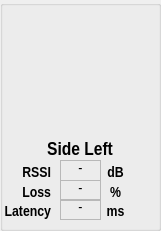
  <widget class="QGroupBox" name="Gr_SL">
   <property name="geometry">
    <rect>
     <x>20</x>
     <y>400</y>
     <width>161</width>
     <height>231</height>
    </rect>
   </property>
   <property name="title">
    <string/>
   </property>
   <widget class="QLabel" name="label_34">
    <property name="enabled">
     <bool>true</bool>
    </property>
    <property name="geometry">
     <rect>
      <x>60</x>
      <y>180</y>
      <width>41</width>
      <height>21</height>
     </rect>
    </property>
    <property name="sizePolicy">
     <sizepolicy hsizetype="Fixed" vsizetype="Fixed">
      <horstretch>0</horstretch>
      <verstretch>0</verstretch>
     </sizepolicy>
    </property>
    <property name="font">
     <font>
      <family>Arial Narrow</family>
      <pointsize>11</pointsize>
      <weight>50</weight>
      <bold>false</bold>
      <underline>false</underline>
      <strikeout>false</strikeout>
     </font>
    </property>
    <property name="frameShape">
     <enum>QFrame::StyledPanel</enum>
    </property>
    <property name="frameShadow">
     <enum>QFrame::Sunken</enum>
    </property>
    <property name="lineWidth">
     <number>1</number>
    </property>
    <property name="text">
     <string>-</string>
    </property>
    <property name="textFormat">
     <enum>Qt::AutoText</enum>
    </property>
    <property name="alignment">
     <set>Qt::AlignBottom|Qt::AlignHCenter</set>
    </property>
    <property name="textInteractionFlags">
     <set>Qt::NoTextInteraction</set>
    </property>
   </widget>
   <widget class="QLabel" name="label_35">
    <property name="enabled">
     <bool>true</bool>
    </property>
    <property name="geometry">
     <rect>
      <x>100</x>
      <y>181</y>
      <width>31</width>
      <height>20</height>
     </rect>
    </property>
    <property name="sizePolicy">
     <sizepolicy hsizetype="Fixed" vsizetype="Fixed">
      <horstretch>0</horstretch>
      <verstretch>0</verstretch>
     </sizepolicy>
    </property>
    <property name="font">
     <font>
      <family>Arial Narrow</family>
      <pointsize>11</pointsize>
      <weight>75</weight>
      <bold>true</bold>
     </font>
    </property>
    <property name="text">
     <string>%</string>
    </property>
    <property name="textFormat">
     <enum>Qt::AutoText</enum>
    </property>
    <property name="alignment">
     <set>Qt::AlignBottom|Qt::AlignHCenter</set>
    </property>
    <property name="textInteractionFlags">
     <set>Qt::NoTextInteraction</set>
    </property>
   </widget>
   <widget class="QLabel" name="label_36">
    <property name="enabled">
     <bool>true</bool>
    </property>
    <property name="geometry">
     <rect>
      <x>30</x>
      <y>139</y>
      <width>100</width>
      <height>20</height>
     </rect>
    </property>
    <property name="sizePolicy">
     <sizepolicy hsizetype="Fixed" vsizetype="Fixed">
      <horstretch>0</horstretch>
      <verstretch>0</verstretch>
     </sizepolicy>
    </property>
    <property name="font">
     <font>
      <family>Arial Narrow</family>
      <pointsize>14</pointsize>
      <weight>75</weight>
      <bold>true</bold>
     </font>
    </property>
    <property name="text">
     <string>Side Left</string>
    </property>
    <property name="textFormat">
     <enum>Qt::AutoText</enum>
    </property>
    <property name="alignment">
     <set>Qt::AlignBottom|Qt::AlignHCenter</set>
    </property>
    <property name="textInteractionFlags">
     <set>Qt::NoTextInteraction</set>
    </property>
   </widget>
   <widget class="QLabel" name="label_37">
    <property name="enabled">
     <bool>true</bool>
    </property>
    <property name="geometry">
     <rect>
      <x>60</x>
      <y>160</y>
      <width>41</width>
      <height>21</height>
     </rect>
    </property>
    <property name="sizePolicy">
     <sizepolicy hsizetype="Fixed" vsizetype="Fixed">
      <horstretch>0</horstretch>
      <verstretch>0</verstretch>
     </sizepolicy>
    </property>
    <property name="font">
     <font>
      <family>Arial Narrow</family>
      <pointsize>11</pointsize>
      <weight>50</weight>
      <bold>false</bold>
      <underline>false</underline>
      <strikeout>false</strikeout>
     </font>
    </property>
    <property name="frameShape">
     <enum>QFrame::StyledPanel</enum>
    </property>
    <property name="frameShadow">
     <enum>QFrame::Sunken</enum>
    </property>
    <property name="lineWidth">
     <number>1</number>
    </property>
    <property name="text">
     <string>-</string>
    </property>
    <property name="textFormat">
     <enum>Qt::AutoText</enum>
    </property>
    <property name="alignment">
     <set>Qt::AlignBottom|Qt::AlignHCenter</set>
    </property>
    <property name="textInteractionFlags">
     <set>Qt::NoTextInteraction</set>
    </property>
   </widget>
   <widget class="QLabel" name="label_38">
    <property name="enabled">
     <bool>true</bool>
    </property>
    <property name="geometry">
     <rect>
      <x>0</x>
      <y>180</y>
      <width>51</width>
      <height>21</height>
     </rect>
    </property>
    <property name="sizePolicy">
     <sizepolicy hsizetype="Fixed" vsizetype="Fixed">
      <horstretch>0</horstretch>
      <verstretch>0</verstretch>
     </sizepolicy>
    </property>
    <property name="font">
     <font>
      <family>Arial Narrow</family>
      <pointsize>11</pointsize>
      <weight>75</weight>
      <bold>true</bold>
     </font>
    </property>
    <property name="text">
     <string>Loss</string>
    </property>
    <property name="textFormat">
     <enum>Qt::AutoText</enum>
    </property>
    <property name="alignment">
     <set>Qt::AlignBottom|Qt::AlignRight|Qt::AlignTrailing</set>
    </property>
    <property name="textInteractionFlags">
     <set>Qt::NoTextInteraction</set>
    </property>
   </widget>
   <widget class="QLabel" name="Woofer_5">
    <property name="enabled">
     <bool>true</bool>
    </property>
    <property name="geometry">
     <rect>
      <x>50</x>
      <y>39</y>
      <width>61</width>
      <height>101</height>
     </rect>
    </property>
    <property name="sizePolicy">
     <sizepolicy hsizetype="Fixed" vsizetype="Fixed">
      <horstretch>0</horstretch>
      <verstretch>0</verstretch>
     </sizepolicy>
    </property>
    <property name="textFormat">
     <enum>Qt::AutoText</enum>
    </property>
    <property name="pixmap">
     <pixmap resource="resource/resource.qrc">:/Image/WK7VI_Cut.jpg</pixmap>
    </property>
    <property name="scaledContents">
     <bool>true</bool>
    </property>
    <property name="wordWrap">
     <bool>false</bool>
    </property>
    <property name="textInteractionFlags">
     <set>Qt::NoTextInteraction</set>
    </property>
   </widget>
   <widget class="QLabel" name="label_39">
    <property name="enabled">
     <bool>true</bool>
    </property>
    <property name="geometry">
     <rect>
      <x>60</x>
      <y>9</y>
      <width>41</width>
      <height>31</height>
     </rect>
    </property>
    <property name="sizePolicy">
     <sizepolicy hsizetype="Fixed" vsizetype="Fixed">
      <horstretch>0</horstretch>
      <verstretch>0</verstretch>
     </sizepolicy>
    </property>
    <property name="text">
     <string/>
    </property>
    <property name="pixmap">
     <pixmap resource="resource/resource.qrc">:/Image/WirelessMark.jpg</pixmap>
    </property>
    <property name="scaledContents">
     <bool>true</bool>
    </property>
   </widget>
   <widget class="QLabel" name="label_40">
    <property name="enabled">
     <bool>true</bool>
    </property>
    <property name="geometry">
     <rect>
      <x>100</x>
      <y>160</y>
      <width>31</width>
      <height>21</height>
     </rect>
    </property>
    <property name="sizePolicy">
     <sizepolicy hsizetype="Fixed" vsizetype="Fixed">
      <horstretch>0</horstretch>
      <verstretch>0</verstretch>
     </sizepolicy>
    </property>
    <property name="font">
     <font>
      <family>Arial Narrow</family>
      <pointsize>11</pointsize>
      <weight>75</weight>
      <bold>true</bold>
     </font>
    </property>
    <property name="text">
     <string>dB</string>
    </property>
    <property name="textFormat">
     <enum>Qt::AutoText</enum>
    </property>
    <property name="alignment">
     <set>Qt::AlignBottom|Qt::AlignHCenter</set>
    </property>
    <property name="textInteractionFlags">
     <set>Qt::NoTextInteraction</set>
    </property>
   </widget>
   <widget class="QLabel" name="label_50">
    <property name="enabled">
     <bool>true</bool>
    </property>
    <property name="geometry">
     <rect>
      <x>0</x>
      <y>160</y>
      <width>51</width>
      <height>21</height>
     </rect>
    </property>
    <property name="sizePolicy">
     <sizepolicy hsizetype="Fixed" vsizetype="Fixed">
      <horstretch>0</horstretch>
      <verstretch>0</verstretch>
     </sizepolicy>
    </property>
    <property name="font">
     <font>
      <family>Arial Narrow</family>
      <pointsize>11</pointsize>
      <weight>75</weight>
      <bold>true</bold>
     </font>
    </property>
    <property name="text">
     <string>RSSI</string>
    </property>
    <property name="textFormat">
     <enum>Qt::AutoText</enum>
    </property>
    <property name="alignment">
     <set>Qt::AlignBottom|Qt::AlignRight|Qt::AlignTrailing</set>
    </property>
    <property name="textInteractionFlags">
     <set>Qt::NoTextInteraction</set>
    </property>
   </widget>
   <widget class="QLabel" name="label_51">
    <property name="enabled">
     <bool>true</bool>
    </property>
    <property name="geometry">
     <rect>
      <x>100</x>
      <y>200</y>
      <width>31</width>
      <height>20</height>
     </rect>
    </property>
    <property name="sizePolicy">
     <sizepolicy hsizetype="Fixed" vsizetype="Fixed">
      <horstretch>0</horstretch>
      <verstretch>0</verstretch>
     </sizepolicy>
    </property>
    <property name="font">
     <font>
      <family>Arial Narrow</family>
      <pointsize>11</pointsize>
      <weight>75</weight>
      <bold>true</bold>
     </font>
    </property>
    <property name="text">
     <string>ms</string>
    </property>
    <property name="textFormat">
     <enum>Qt::AutoText</enum>
    </property>
    <property name="alignment">
     <set>Qt::AlignBottom|Qt::AlignHCenter</set>
    </property>
    <property name="textInteractionFlags">
     <set>Qt::NoTextInteraction</set>
    </property>
   </widget>
   <widget class="QLabel" name="label_52">
    <property name="enabled">
     <bool>true</bool>
    </property>
    <property name="geometry">
     <rect>
      <x>0</x>
      <y>199</y>
      <width>51</width>
      <height>21</height>
     </rect>
    </property>
    <property name="sizePolicy">
     <sizepolicy hsizetype="Fixed" vsizetype="Fixed">
      <horstretch>0</horstretch>
      <verstretch>0</verstretch>
     </sizepolicy>
    </property>
    <property name="font">
     <font>
      <family>Arial Narrow</family>
      <pointsize>11</pointsize>
      <weight>75</weight>
      <bold>true</bold>
     </font>
    </property>
    <property name="text">
     <string>Latency</string>
    </property>
    <property name="textFormat">
     <enum>Qt::AutoText</enum>
    </property>
    <property name="alignment">
     <set>Qt::AlignBottom|Qt::AlignRight|Qt::AlignTrailing</set>
    </property>
    <property name="textInteractionFlags">
     <set>Qt::NoTextInteraction</set>
    </property>
   </widget>
   <widget class="QLabel" name="label_53">
    <property name="enabled">
     <bool>true</bool>
    </property>
    <property name="geometry">
     <rect>
      <x>60</x>
      <y>199</y>
      <width>41</width>
      <height>21</height>
     </rect>
    </property>
    <property name="sizePolicy">
     <sizepolicy hsizetype="Fixed" vsizetype="Fixed">
      <horstretch>0</horstretch>
      <verstretch>0</verstretch>
     </sizepolicy>
    </property>
    <property name="font">
     <font>
      <family>Arial Narrow</family>
      <pointsize>11</pointsize>
      <weight>50</weight>
      <bold>false</bold>
      <underline>false</underline>
      <strikeout>false</strikeout>
     </font>
    </property>
    <property name="frameShape">
     <enum>QFrame::StyledPanel</enum>
    </property>
    <property name="frameShadow">
     <enum>QFrame::Sunken</enum>
    </property>
    <property name="lineWidth">
     <number>1</number>
    </property>
    <property name="text">
     <string>-</string>
    </property>
    <property name="textFormat">
     <enum>Qt::AutoText</enum>
    </property>
    <property name="alignment">
     <set>Qt::AlignBottom|Qt::AlignHCenter</set>
    </property>
    <property name="textInteractionFlags">
     <set>Qt::NoTextInteraction</set>
    </property>
   </widget>
  </widget>
